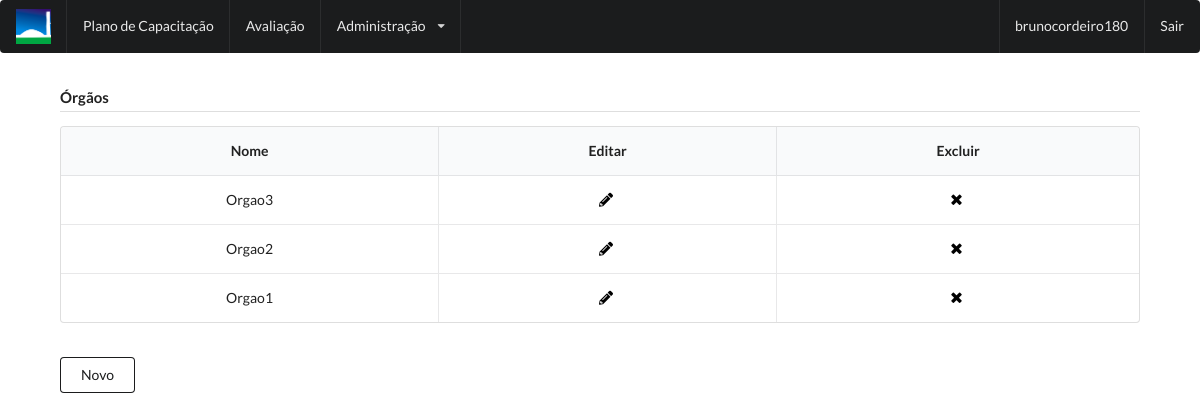
The app's page /orgao/ (signed in), older data.
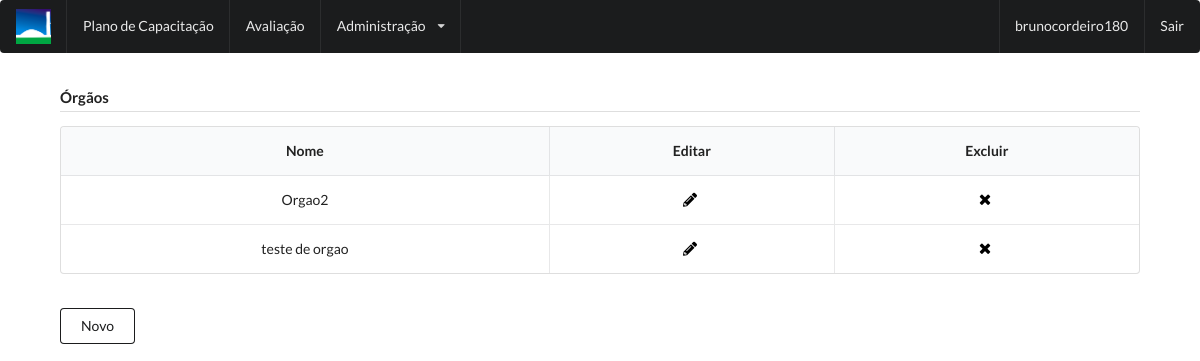
The same page, newer data.
### novo_capacita/models.py (models this page shows, shortened)
class Orgao(models.Model):
    cod_orgao = models.AutoField(primary_key=True)
    nome = models.CharField(max_length=200)
    class Meta:
        db_table = 'Orgao'

### novo_capacita/views.py (the view)
# urls.py: url(r'^orgao/$', views.orgao, name='orgao'),
def orgao(request):
    orgaos = Orgao.objects.all()
    return render(request, 'novo_capacita/orgao.html', {'orgaos' : orgaos})

### novo_capacita/templates/novo_capacita/orgao.html
{% extends 'novo_capacita/base.html' %}
{% block content %}
    <div class="table_div">
        <h4 class="ui dividing header">Órgãos</h4>
        <table class="ui celled padded table">
            <thead>
                <tr class="center aligned">
                <th>Nome</th>
                <th>Editar</th>
                <th>Excluir</th>
                </tr>
            </thead>
            <tbody>
                {% for orgao in orgaos %}
                    <tr class="center aligned">
                        <td>{{orgao.nome}}</td>
                        <td><a class="links" href="{% url 'orgao_edit' orgao.cod_orgao %}"><i class="pencil icon"></i></a></td>
                        <td><a class="links" href="{% url 'orgao_delete' orgao.cod_orgao %}"><i class="delete icon"></i></a></td>
                    </tr>
                {% endfor %}
            </tbody>
        </table>
        <br>
        <a href="/orgao/new/"><button class="ui button basic secondary">Novo</button></a>
    </div>
    {% endblock %}

Row changes from the older to the newer data that the page shows:
removed Orgao: nome "Orgao3"
removed Orgao: nome "Orgao1"
added Orgao: nome "teste de orgao"
